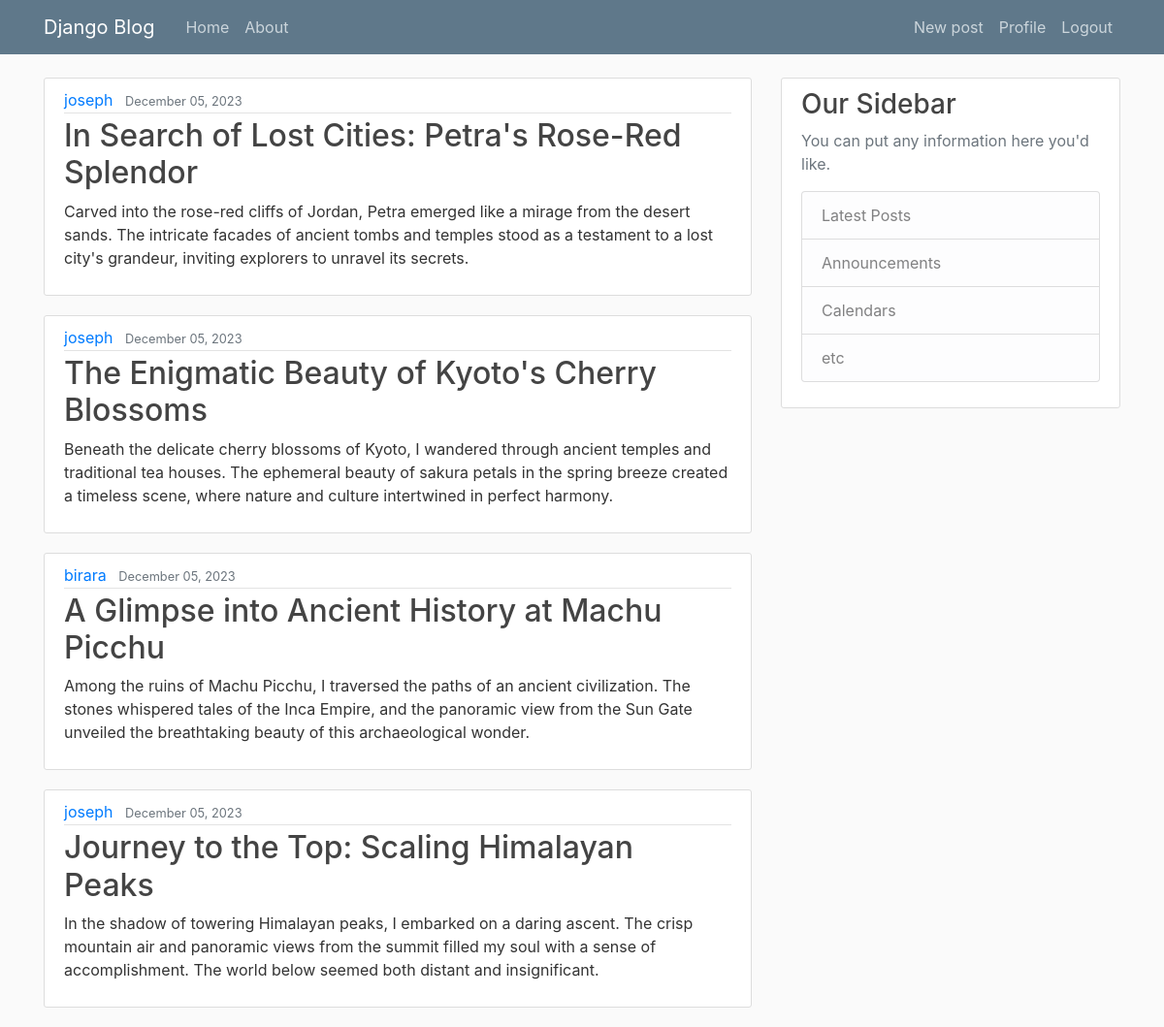
The app's page / (signed in) with its own data.
### blog/models.py (models this page shows, shortened)
class Post(models.Model):
    title = models.CharField(max_length=100)
    content = models.TextField()
    date_posted = models.DateTimeField(default=timezone.now)
    author = models.ForeignKey(User, on_delete=models.CASCADE)

### blog/views.py (the view)
# urls.py: path('', PostListView.as_view(), name = 'blog-home'),
class PostListView(ListView):
    model = Post
    template_name = 'blog/home.html'
    context_object_name = 'posts'
    ordering = ['-date_posted']
    paginate_by = 4

### blog/templates/blog/home.html
{% extends "blog/base.html" %}
{% block content %}
    {% for post in posts %}
        <article class="media content-section">
            <div class="media-body">
                <div class="article-metadata">
                    <a class="mr-2" href="#">{{ post.author }}</a>
                    <small class="text-muted">{{ post.date_posted|date:"F d, Y" }}</small>
                </div>
                <h2><a class="article-title" href="#">{{ post.title }}</a></h2>
                <p class="article-content">{{ post.content }}</p>
            </div>
        </article>
    {% endfor %}
{% endblock content %}

### blog/static/blog/main.css (style rules this page uses)
body { background: #fafafa; color: #333333; margin-top: 5rem; }
h1, h2, h3, h4, h5, h6 { color: #444444; }
.content-section { background: #ffffff; padding: 10px 20px; border: 1px solid #dddddd; border-radius: 3px; margin-bottom: 20px; }
.article-title { color: #444444; }
.article-content { white-space: pre-line; }
.article-metadata { padding-bottom: 1px; margin-bottom: 4px; border-bottom: 1px solid #e3e3e3 }

### records on screen
Post: author "joseph", date_posted "December 05, 2023", title "In Search of Lost Cities: Petra's Rose-Red Splendor", content "Carved into the rose-red cliffs of Jordan, Petra emerged like a mirage from the desert sands. The intricate facades of ancient tombs and temples stood as a testament to a lost city's grandeur, inviting explorers to unravel its secrets."
Post: author "joseph", date_posted "December 05, 2023", title "The Enigmatic Beauty of Kyoto's Cherry Blossoms", content "Beneath the delicate cherry blossoms of Kyoto, I wandered through ancient temples and traditional tea houses. The ephemeral beauty of sakura petals in the spring breeze created a timeless scene, where nature and culture intertwined in perfect harmony."
Post: author "birara", date_posted "December 05, 2023", title "A Glimpse into Ancient History at Machu Picchu", content "Among the ruins of Machu Picchu, I traversed the paths of an ancient civilization. The stones whispered tales of the Inca Empire, and the panoramic view from the Sun Gate unveiled the breathtaking beauty of this archaeological wonder."
Post: author "joseph", date_posted "December 05, 2023", title "Journey to the Top: Scaling Himalayan Peaks", content "In the shadow of towering Himalayan peaks, I embarked on a daring ascent. The crisp mountain air and panoramic views from the summit filled my soul with a sense of accomplishment. The world below seemed both distant and insignificant."
